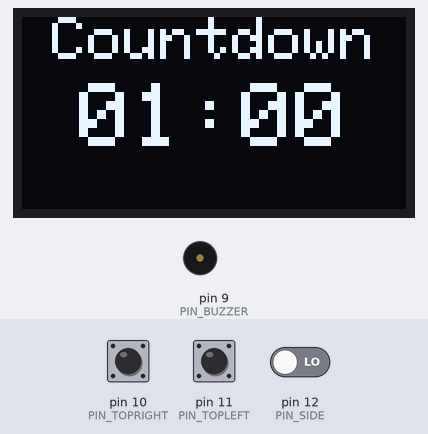
The sketch below on a simulated Arduino Uno, built with avr-gcc and run on an emulated ATmega328P. Shown: 128×64 one-colour display, buzzer (waves = sounding). Inputs (shaded band) come from the test bench; at power-on: pin 10 (PIN_TOPRIGHT) LOW, pin 12 (PIN_SIDE) LOW, pin 11 (PIN_TOPLEFT) LOW.

Above: at 1.3 s.
1.4 s: pin 10 (PIN_TOPRIGHT) pulled HIGH for 0.15 s
At 2.2 s:
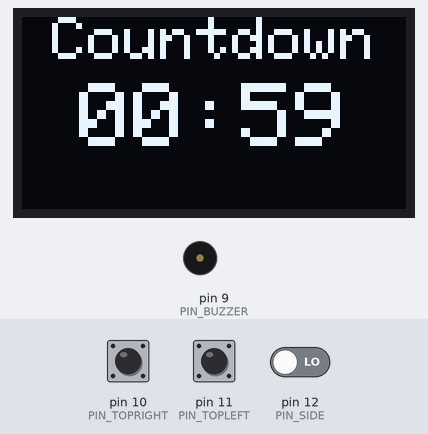
3.0 s: pin 12 (PIN_SIDE) driven HIGH
At 3.9 s:
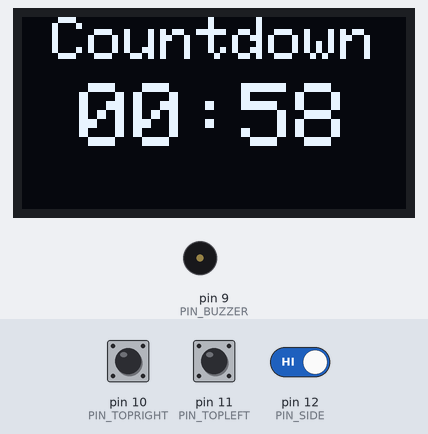
4.5 s: pin 11 (PIN_TOPLEFT) pulled HIGH for 0.15 s
At 5.7 s:
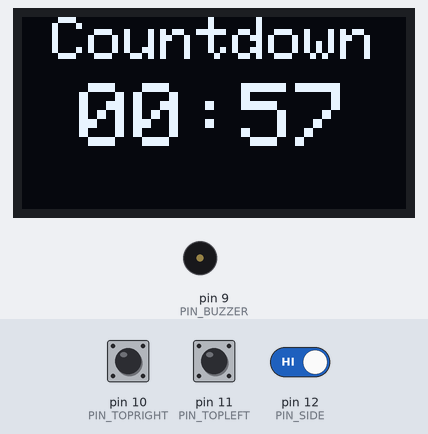
7.4 s: pin 10 (PIN_TOPRIGHT) pulled HIGH for 1 s
At 8.1 s:
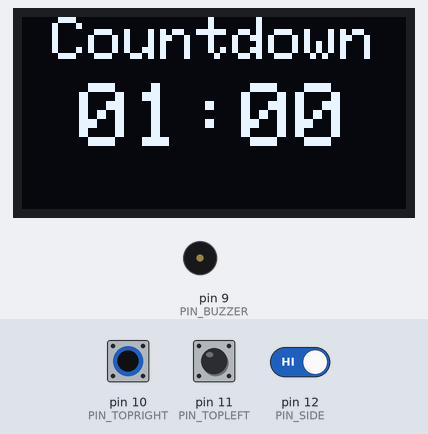
11.4 s: pin 11 (PIN_TOPLEFT) pulled HIGH for 1 s
At 16.2 s:
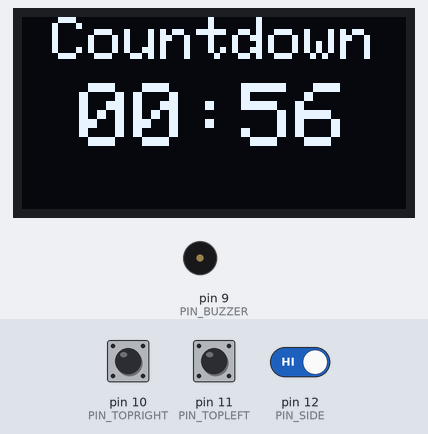
Timing chart, 0 to 16.4 s (numbered marks = the images above; inputs shaded):
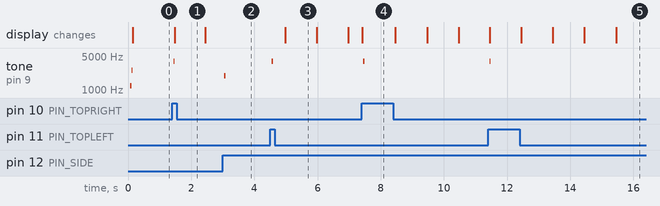

Measured:
- after the input at 1.4 s, tone on pin 9 (PIN_BUZZER): silent → 3863 Hz at once, → silent 0.04 s later; the display: changes after 0.07 s (image 1)
- after the input at 3.0 s, tone on pin 9 (PIN_BUZZER): silent → 1965 Hz after 0.05 s, → silent 0.04 s later
- after the input at 4.5 s, tone on pin 9 (PIN_BUZZER): silent → 3863 Hz after 0.05 s, → silent 0.04 s later; the display: changes after 0.49 s (image 3)
- after the input at 7.4 s, tone on pin 9 (PIN_BUZZER): silent → 3863 Hz after 0.06 s, → silent 0.04 s later
- after the input at 11.4 s, tone on pin 9 (PIN_BUZZER): silent → 3863 Hz after 0.05 s, → silent 0.04 s later
- what the display in image 3 shows lasts 1.0 s, from 5.0 s to 6.0 s

The sketch:

newTimer.ino
```cpp
#include "Adafruit_SH1106.h"

Adafruit_SH1106 disp(0);

#define PIN_BUZZER 9
#define PIN_TOPRIGHT 10
#define PIN_TOPLEFT 11
#define PIN_SIDE 12

#define UI_TYPE 0
#define UI_SET 1
#define UI_RUN 2

#define MODE_COUNTDOWN 0
#define MODE_CHESS 1

typedef struct {
  long remaining;
  long lastDraw;
} timer;

char pinState[13];
char uiState = UI_RUN;
char clockMode = MODE_COUNTDOWN;
char activeClock = 0;
char editDigit = 0;
bool running = false;
bool clockReset = true;

timer clock[2];
long setClock = 60;
long dispClock = 0;
int alertCount = 0;

void setup() {
  // put your setup code here, to run once:
  disp.begin();
  pinMode(PIN_BUZZER, OUTPUT);
  pinMode(PIN_TOPRIGHT, INPUT);
  pinMode(PIN_TOPLEFT, INPUT);
  pinMode(PIN_SIDE, INPUT);
  pinState[PIN_TOPRIGHT] = pinState[PIN_TOPLEFT] = pinState[PIN_SIDE] = 0;
  buzz(PIN_BUZZER, 1000, 10);
  buzz(PIN_BUZZER, 4000, 10);
  delay(20);
  buzz(PIN_BUZZER, 1000, 10);
  buzz(PIN_BUZZER, 4000, 10);
  clock[0].remaining = clock[1].remaining = setClock * 1000;
  render();
}

void buzz(int targetPin, long frequency, long length) {
//  return;
  long delayValue = 1000000 / frequency / 2; // calculate the delay value between transitions
  //// 1 second's worth of microseconds, divided by the frequency, then split in half since
  //// there are two phases to each cycle
  long numCycles = frequency * length / 1000; // calculate the number of cycles for proper timing
  //// multiply frequency, which is really cycles per second, by the number of seconds to
  //// get the total number of cycles to produce
  for (long i = 0; i < numCycles; i++) { // for the calculated length of time...
    digitalWrite(targetPin, HIGH); // write the buzzer pin high to push out the diaphram
    delayMicroseconds(delayValue); // wait for the calculated delay value
    digitalWrite(targetPin, LOW); // write the buzzer pin low to pull back the diaphram
    delayMicroseconds(delayValue); // wait again or the calculated delay value
  }
}

int scanButton (int button) {
  if (digitalRead(button) == HIGH) {
    if (pinState[button] == 0) {
      pinState[button] = 1;
      return 1;
    }
  } else {
    pinState[button] = 0;
  }
  return 0;
}

void renderClock (int value, int x, int y, int size) {
  int s = value%60;
  int m = ((value - s)/60) % 100;
  char buffer[6];
  sprintf(buffer, "%02d:%02d", m, s);
  drawString(buffer, x, y, size);
}

void renderEdit (int digit, int x, int y, int size) {
  char buffer[6];
  strcpy(buffer, "     ");
  if (digit < 2) {
    buffer[digit] = '_';
  } else {
    buffer[digit + 1] = '_';
  }
  drawString(buffer, x, y, size);
}

void drawString(const char* text, int x, int y, int size) {
  if (x < 0) {
    int stringWidth = stringWidth = strlen(text) * 6 * size;
    for (; size > 0 && stringWidth > 128; size--) {
      stringWidth = strlen(text) * 6 * size;
    }
    x = (128 - stringWidth)/2;
  }
  for (int ix = 0; ix < strlen(text); ix ++) {
    disp.drawChar(x + (ix * 6 * size), y, text[ix], 1, 0, size);
  }
}

void dumpClock() {
  Serial.print("Active Clock: ");
  Serial.print(clock[activeClock].remaining);
  Serial.print("/");
  Serial.print(clock[activeClock].lastDraw);
  Serial.print("\n");
}

void render() {
  disp.clearDisplay();
  //dumpClock();
  switch (uiState) {
    case UI_TYPE:
      drawString("Mode", -1, 0, 2);
      if (clockMode == MODE_COUNTDOWN) {
        drawString("Countdown", -1, 22, 2);
      } else {
        drawString("Chess", -1, 22, 2);
      }
      break;
    case UI_SET:
      drawString("Set", -1, 0, 2);
      renderEdit(editDigit, -1, 27, 3);
      renderClock(setClock, -1, 22, 3);
      break;
    case UI_RUN:
      if (clockMode == MODE_COUNTDOWN) {
        drawString("Countdown", -1, 0, 2);
        renderClock(clock[activeClock].remaining/1000, -1, 22, 3);
     } else {
        drawString("Chess", -1, 0, 2);
        if (running) {
          if (activeClock == 0) {
            drawString ("<", 3, 0, 2);
          } else {
            drawString (">", 110, 0, 2);
          }
        }
        renderClock(clock[activeClock].remaining/1000, -1, 22, 3);
        renderClock(clock[(activeClock+1)%2].remaining/1000, -1, 50, 2);
      }
      break;
  };
  disp.display();
}

void resetClock (char ix) {
  clock[ix].remaining = setClock * 1000 + 999;
  clock[ix].lastDraw = millis();
  clockReset = true;
  alertCount = 0;
}

int editIncrement[4] = {600, 60, 10, 1};
int editModulus[4] = {6000, 600, 60, 10};

void loop() {
  // put your main code here, to run repeatedly:
  if (scanButton(PIN_TOPRIGHT)) {
    buzz(PIN_BUZZER, 4000, 10);
    if (uiState == UI_TYPE) {
      clockMode = (clockMode + 1) % 2;
    }
    if (uiState == UI_RUN) {
      if (clockMode == MODE_CHESS) {
        activeClock = 0;
      } else {
        if (running || (clock[activeClock].remaining == 0)) {
          resetClock(activeClock);
        }
      }
      clock[activeClock].lastDraw = millis();
      running = true;
      clockReset = false;
    }
    if (uiState == UI_SET) {
      int before = setClock - (setClock % editModulus[editDigit]);
      setClock += editIncrement[editDigit];
      if (setClock - (setClock % editModulus[editDigit]) != before) {
        setClock -= editModulus[editDigit];
      }
      resetClock(0);
      resetClock(1);
    }
    render();
  }
  if (scanButton(PIN_TOPLEFT)) {
    if (uiState == UI_TYPE) {
      clockMode = (clockMode + 1) % 2;
    }
    if (uiState == UI_RUN) {
      if (clockMode == MODE_CHESS) {
        activeClock = 1;
      } else {
        if (running || (clock[activeClock].remaining == 0)) {
          resetClock(activeClock);
        }
      }
      clock[activeClock].lastDraw = millis();
      running = true;
      clockReset = false;
    }
    if (uiState == UI_SET) {
      editDigit = (editDigit + 1) % 4;
    }
    buzz(PIN_BUZZER, 4000, 10);
    render();
  }
  if (scanButton(PIN_SIDE)) {
    if (running) {
      running = false;
    } else {
      if (clockReset) {
        uiState = (uiState + 1) % 3;
      } else {
        clockReset = true;
        resetClock(0);
        resetClock(1);
      }
    }
    buzz(PIN_BUZZER, 2000, 10);
    render();
  }
  if (running) {
    //dumpClock();
    long now = millis();
    clock[activeClock].remaining -= now - clock[activeClock].lastDraw;
    clock[activeClock].lastDraw = now;
    int r = clock[activeClock].remaining / 1000;
    if (r != dispClock) {
      render();
      if ((r < 11) && (r > 0)) {
        buzz (PIN_BUZZER, 2000, 2);
      }
      dispClock = r;
    }
    if (clock[activeClock].remaining < 1000) {
      clock[activeClock].remaining = 0;
      running = false;
      alertCount = 10;
    }
    //dumpClock();
  }
  if (alertCount > 0) {
    buzz(PIN_BUZZER, 4000, 50);
    buzz(PIN_BUZZER, 3000, 50);
    alertCount -= 1;
  } else {
    delay(20);
  }
}
```
